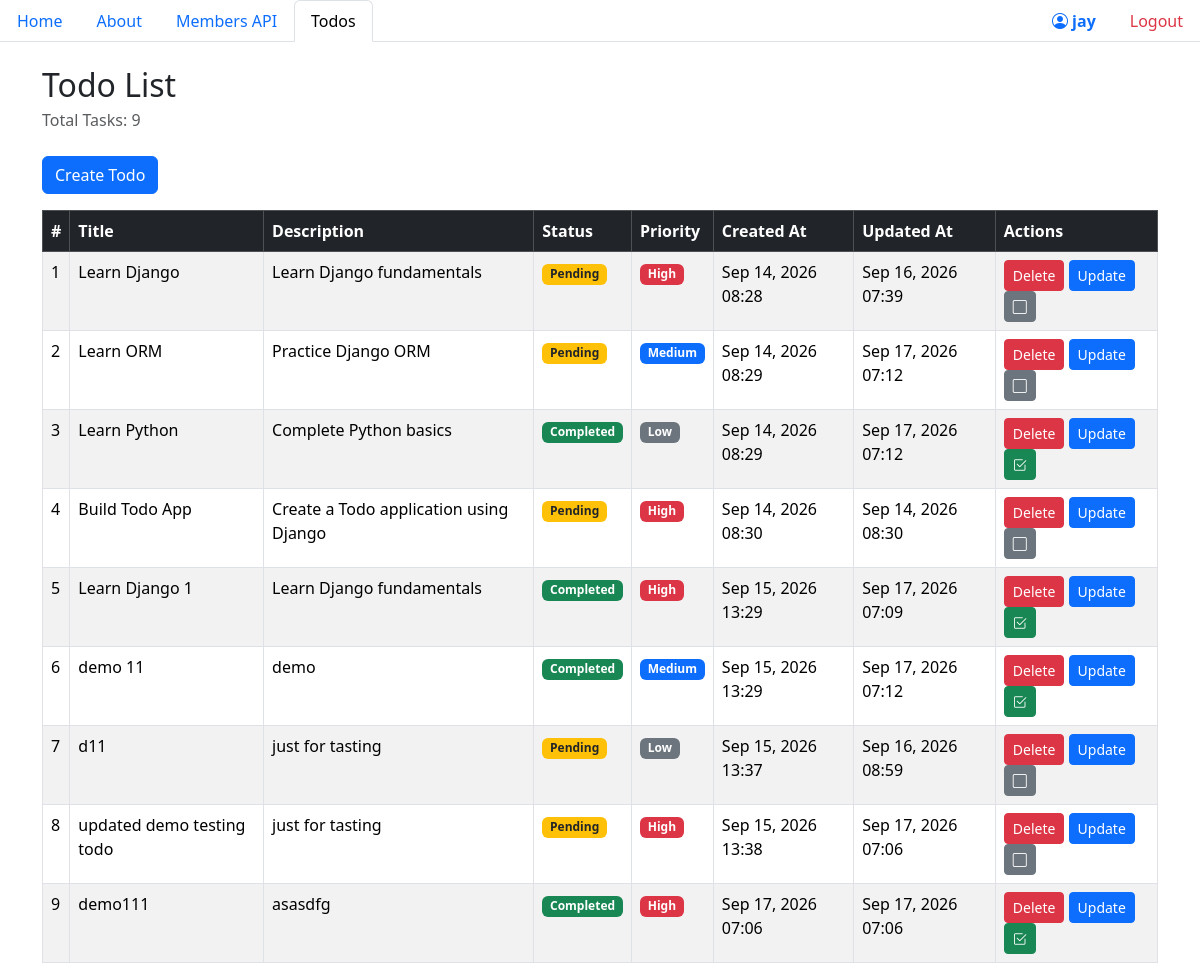
The page /todo/ (signed in) on the database as committed earlier.
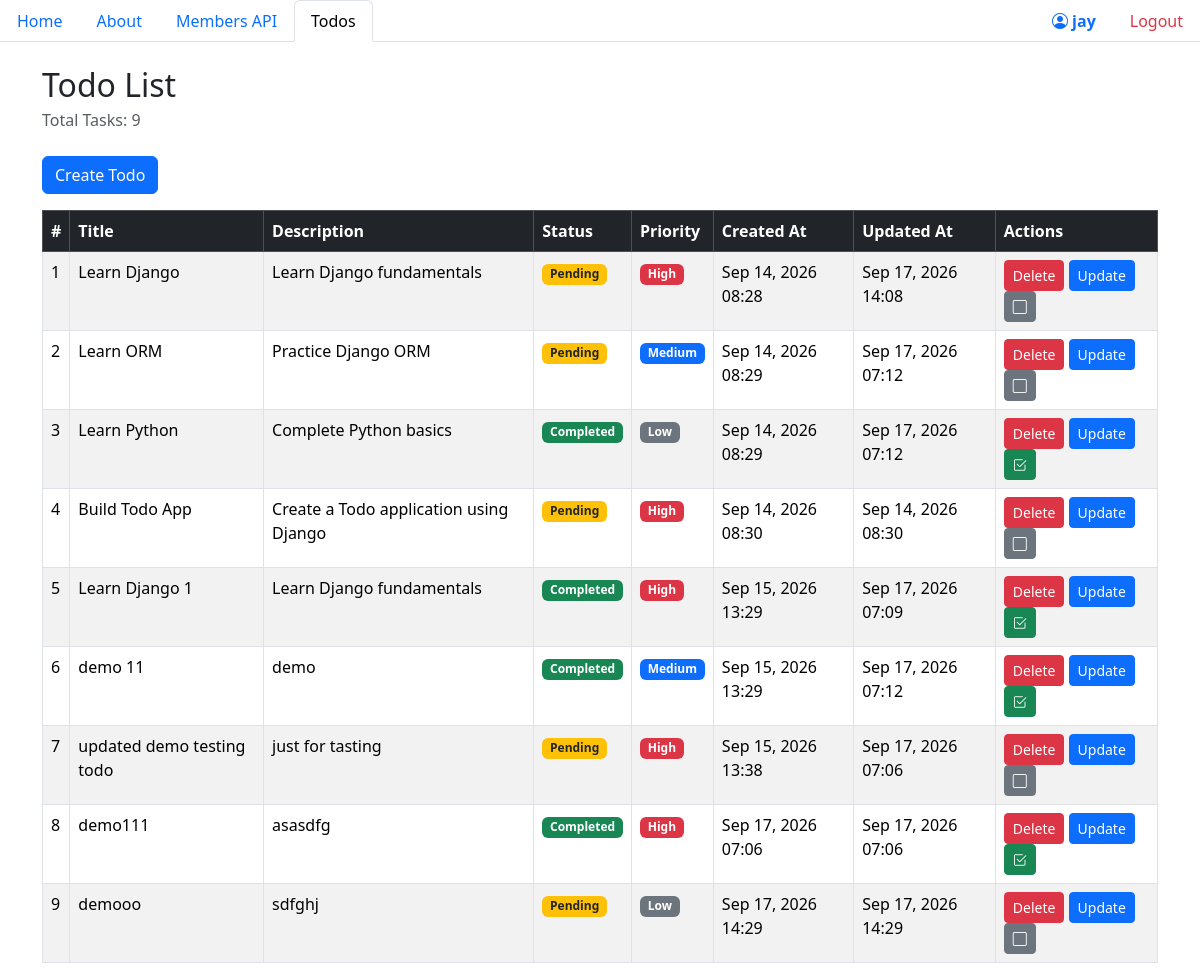
The same page on the database as committed later.
### todo/models.py (models this page shows, shortened)
class Todo(models.Model):
    status_choices = [
        ('PENDING', 'Pending'),
        ('COMPLETED', 'Completed'),
    ]
    id = models.IntegerField(primary_key=True)
    title = models.CharField(max_length=100)
    description = models.TextField()
    status = models.CharField(max_length=20 , choices=status_choices , default='PENDING')
    priority_choices = [
        ('LOW', 'Low'),
        ('MEDIUM', 'Medium'),
        ('HIGH', 'High'),
    ]
    priority = models.CharField(max_length=20 , choices=priority_choices , default='LOW')
    created_at = models.DateTimeField(auto_now_add=True)
    updated_at = models.DateTimeField(auto_now=True)

### todo/views.py (the view)
# urls.py: path("todo/", include("todo.urls")),
@login_required(login_url="/auth/login_user")
@permission_required("todo.view_todo")
def todo(request):
    my_todo = list(Todo.objects.all())
    return render(request, "todo/todo.html" , {"todos" : my_todo})

### todo/templates/todo/todo.html (shortened to what this page needs)
{% extends 'nevbar.html' %}
{% block content %}
<div class="container mt-4">
    <h2 class="mb-1">Todo List</h2>
    <p class="text-muted mb-4">Total Tasks: {{ todos|length }}</p>
    <a href="create_todo" class="btn btn-primary mb-3">Create Todo</a>
    <table class="table table-bordered table-striped table-hover">
        <thead class="table-dark">
            <tr>
                <th>#</th>
                <th>Title</th>
                <th>Description</th>
                <th>Status</th>
                <th>Priority</th>
                <th>Created At</th>
                <th>Updated At</th>
                <th>Actions</th>
            </tr>
        </thead>
        <tbody>
            {% for todo in todos %}
            <tr>
                <td>{{ forloop.counter }}</td>
                <td>{{ todo.title }}</td>
                <td>{{ todo.description }}</td>
                <td>
                    {% if todo.status == 'COMPLETED' %}
                        <span class="badge bg-success">Completed</span>
                    {% else %}
                        <span class="badge bg-warning text-dark">Pending</span>
                    {% endif %}
                </td>
                <td>
                    {% if todo.priority == 'HIGH' %}
                        <span class="badge bg-danger">High</span>
                    {% elif todo.priority == 'MEDIUM' %}
                        <span class="badge bg-primary">Medium</span>
                    {% else %}
                        <span class="badge bg-secondary">Low</span>
                    {% endif %}
                </td>
                <td>{{ todo.created_at|date:"M d, Y H:i" }}</td>
                <td>{{ todo.updated_at|date:"M d, Y H:i" }}</td>
                {% if user.custom_user.is_admin or user.is_superuser %}
                <td>
                    <a href="{% url 'delete_todo' todo.id %}" class="btn btn-danger btn-sm">Delete</a>
                    <a href="{% url 'update_todo' todo.id %}" class="btn btn-primary btn-sm">Update</a>
                    {% if todo.status == 'COMPLETED' %}
                        <a href="{% url 'status_todo' todo.id %}" class="btn btn-success btn-sm" title="Mark as Pending">
                            <i class="bi bi-check2-square"></i>
                        </a>
                    {% else %}
                        <a href="{% url 'status_todo' todo.id %}" class="btn btn-secondary btn-sm" title="Mark as Completed">
                            <i class="bi bi-square"></i>
                        </a>
                    {% endif %}
                </td>
                {% endif %}
            </tr>
            {% empty %}
            <tr>
                <td colspan="7" class="text-center text-muted">No todos found.</td>
            </tr>
            {% endfor %}
        </tbody>
    </table>
</div>
{% endblock %}

### home/templates/nevbar.html (shortened to what this page needs)
{% load static %}
<!DOCTYPE html>
<html lang="en">
<head>
    <link href="https://cdn.jsdelivr.net/npm/bootstrap@5.3.8/dist/css/bootstrap.min.css" rel="stylesheet">
    <link href="https://cdn.jsdelivr.net/npm/bootstrap-icons@1.11.3/font/bootstrap-icons.css" rel="stylesheet">
</head>
<body>
    <ul class="nav nav-tabs d-flex" id="myTab" role="tablist">
        <li class="nav-item" role="presentation">
            <a class="nav-link active" href="/">Home</a>
        </li>
        <li class="nav-item" role="presentation">
            <a class="nav-link" href="/about/">About</a>
        </li>
        <li class="nav-item" role="presentation">
            <a class="nav-link" href="/members/">Members API</a>
        </li>
        <li class="nav-item" role="presentation">
            <a class="nav-link" href="/todo/">Todos</a>
        </li>
        {% if user.is_authenticated %}
        <li class="nav-item ms-auto" role="presentation">
            <span class="nav-link text-primary fw-semibold">
                <i class="bi bi-person-circle me-1"></i>{{ user.username }}
            </span>
        </li>
        <li class="nav-item" role="presentation">
            <a class="nav-link text-danger" href="/auth/logout_user">Logout</a>
        </li>
        {% endif %}
    </ul>
    {% block content %}
    {% endblock %}
</body>
</html>

### home/templates/nevbar.html (style rules this page uses)
table, th, td { border: 1px solid black; border-collapse: collapse; padding: 8px; }

Rows that differ between the two databases and show on the page:
removed Todo: title "d11", description "just for tasting", status "Pending", priority "Low", created_at "Sep 15, 2026 13:37", updated_at "Sep 16, 2026 08:59"
changed Todo "Learn Django": updated_at "Sep 16, 2026 07:39" → "Sep 17, 2026 14:08"
added Todo: title "demooo", description "sdfghj", status "Pending", priority "Low", created_at "Sep 17, 2026 14:29", updated_at "Sep 17, 2026 14:29"
